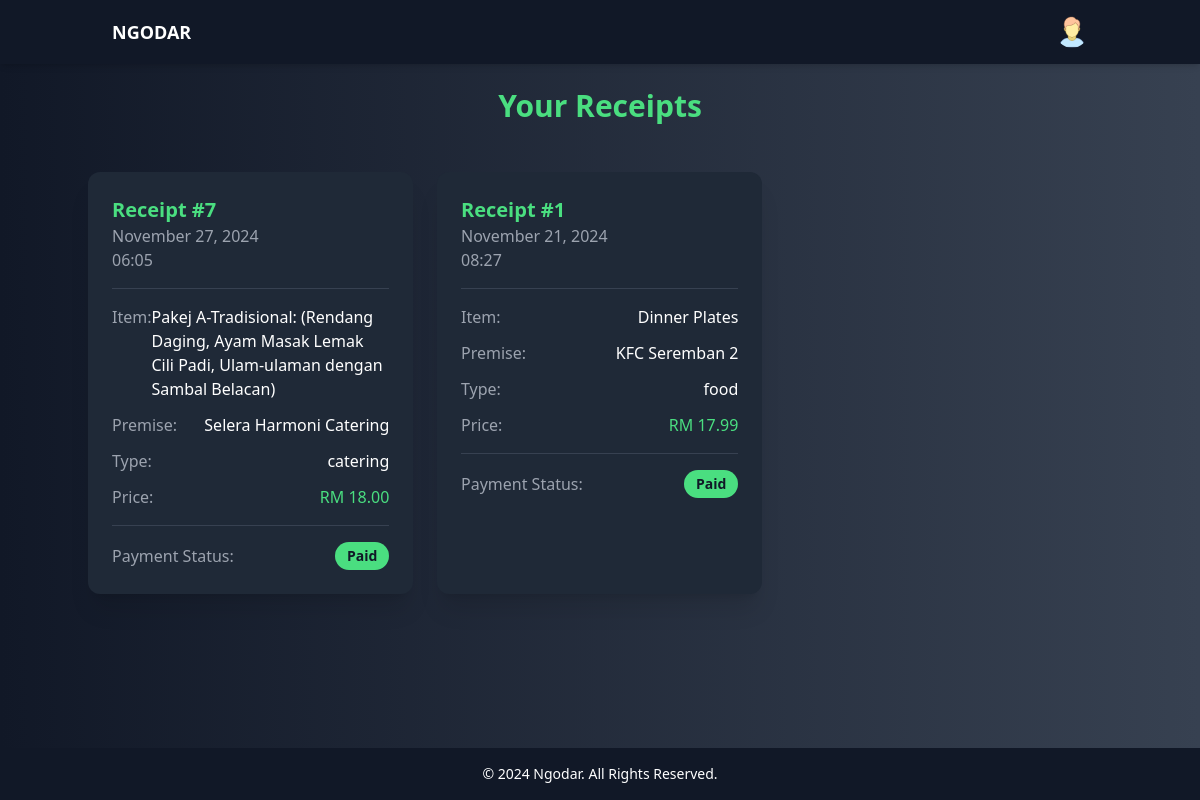
/user-home/receipt/ (signed in), run on the app's committed database.
### ngodars/models.py (models this page shows, shortened)
class BOOKING(models.Model):
    PAY = [
        ('not pay', 'Not Pay'),
        ('paid', 'Paid'),
    ]
    bookingID = models.AutoField(primary_key=True)
    payment = models.TextField(choices=PAY, default='not pay')
    datetime = models.DateTimeField(default=None)
    userID = models.ForeignKey(USER, on_delete=models.CASCADE, default=None)
    itemID = models.ForeignKey(ITEM, on_delete=models.CASCADE, default=None)

class ITEM(models.Model):
    def validate_image(image):
        if image.size > 5 * 1024 * 1024:  # Limit to 2 MB
            raise ValidationError("Image file too large ( > 5MB )")
        if not image.name.endswith(('.png', '.jpg', '.jpeg')):
            raise ValidationError("Unsupported file extension. Only .png, .jpg, and .jpeg are allowed.")
    itemID = models.AutoField(primary_key=True)
    itemname = models.TextField(default=None)
    price = models.DecimalField(max_digits=10, decimal_places=2, default=0.00)
    itemimage = models.ImageField(upload_to='item_images/', validators=[validate_image], default=None)
    premiseID = models.ForeignKey(PREMISE, on_delete=models.CASCADE, default=None)

class PREMISE(models.Model):
    PREMISE = [
        {'hall','Hall'},
        {'catering', 'Catering'},
        {'food','Food'},
    ]
    def validate_image(image):
        if image.size > 5 * 1024 * 1024:  # Limit to 2 MB
            raise ValidationError("Image file too large ( > 5MB )")
        if not image.name.endswith(('.png', '.jpg', '.jpeg')):
            raise ValidationError("Unsupported file extension. Only .png, .jpg, and .jpeg are allowed.")
    premiseID = models.AutoField(primary_key=True)
    premisename = models.TextField()
    premisetype = models.TextField(choices=PREMISE,default=None)
    premiseimage = models.ImageField(upload_to='premise_images/', validators=[validate_image], default=None)
    statearea = models.TextField(default=None)
    poscode = models.TextField(default=None)
    unit = models.TextField(default=None)
    streetname = models.TextField(default=None)
    merchantID = models.ForeignKey(MERCHANT, on_delete=models.CASCADE, default=None)

### ngodars/views.py (the view, shortened to what this page needs)
# urls.py: path('user-home/receipt/', views.receipt, name='receipt'),
def receipt(request):
    user_id = request.session.get('user_id')
    if not request.session.get('user_type') == 'user':
        request.session.flush()
        messages.error(request, "You do not have permission to view this page. Please login again")
        return redirect('login')
    bookings = BOOKING.objects.filter(userID=user_id).order_by('-datetime')
    if MERCHANT.objects.filter(userID=user_id):
        ismerchant = 'yes'
        context = {
        'bookings': bookings,
            'user_id': user_id,
            'ismerchant': ismerchant,
    }
        return render(request, 'user/receipt.html', context)

### ngodars/templates/user/receipt.html (shortened to what this page needs)
{% load static %}
<!DOCTYPE html>
<html lang="en">
<head>
    <script src="https://cdn.tailwindcss.com"></script>
</head>
<body class="bg-gradient-to-r from-gray-900 to-gray-700 text-white flex flex-col h-full">
    <header class="sticky top-0 z-50 bg-gray-900 shadow-md">
        <div class="container mx-auto flex justify-between items-center py-4 px-6">
            <a href="{% url 'user_home' %}"><h1 class="text-lg font-bold uppercase">Ngodar</h1></a>
            <nav class="flex space-x-6 items-center relative">
                <div class="relative">
                    <img src="{% static 'images/user.png' %}" alt="User Icon"
                         class="h-8 w-8 rounded-full cursor-pointer" id="user-icon">
                </div>
            </nav>
        </div>
    </header>
    <div class="flex-grow flex flex-col">
        <div class="container mx-auto px-4 py-6">
            <h1 class="text-3xl font-bold text-center text-green-400 mb-6 animate-on-scroll">Your Receipts</h1>
        </div>
        <div class="flex-grow overflow-auto custom-scrollbar px-4 pb-6">
            <div class="container mx-auto">
                <div class="grid gap-6 md:grid-cols-2 lg:grid-cols-3">
                    {% for booking in bookings %}
                    {% if booking.payment == 'paid' and booking.userID.userID == user_id %}
                    <div class="bg-gray-800 rounded-xl shadow-xl p-6 animate-on-scroll">
                        <div class="border-b border-gray-700 pb-4 mb-4">
                            <h2 class="text-xl font-semibold text-green-400">Receipt #{{ booking.bookingID }}</h2>
                            <p class="text-gray-400">{{ booking.datetime|date:"F d, Y" }}</p>
                            <p class="text-gray-400">{{ booking.datetime|time:"H:i" }}</p>
                        </div>
                        <div class="space-y-3">
                            <div class="flex justify-between">
                                <span class="text-gray-400">Item:</span>
                                <span class="font-medium">{{ booking.itemID.itemname }}</span>
                            </div>
                            <div class="flex justify-between">
                                <span class="text-gray-400">Premise:</span>
                                <span class="font-medium">{{ booking.itemID.premiseID.premisename }}</span>
                            </div>
                            <div class="flex justify-between">
                                <span class="text-gray-400">Type:</span>
                                <span class="font-medium">{{ booking.itemID.premiseID.premisetype }}</span>
                            </div>
                            <div class="flex justify-between">
                                <span class="text-gray-400">Price:</span>
                                <span class="font-medium text-green-400">RM {{ booking.itemID.price }}</span>
                            </div>
                        </div>
                        <div class="mt-4 pt-4 border-t border-gray-700">
                            <div class="flex justify-between items-center">
                                <span class="text-gray-400">Payment Status:</span>
                                <span class="px-3 py-1 bg-green-400 text-gray-900 rounded-full text-sm font-semibold">
                                    {{ booking.payment|title }}
                                </span>
                            </div>
                        </div>
                    </div>
                    {% endif %}
                    {% empty %}
                    <div class="col-span-full text-center py-8">
                        <p class="text-gray-400 text-lg animate-on-scroll">No receipts found.</p>
                    </div>
                    {% endfor %}
                </div>
            </div>
        </div>
    </div>
    <footer class="bg-gray-900 text-center py-4 mt-auto">
        <p class="text-sm">&copy; 2024 Ngodar. All Rights Reserved.</p>
    </footer>
</body>
</html>

### ngodars/templates/user/receipt.html (style rules this page uses)
.animate-on-scroll { opacity: 0; transform: translateY(20px) scale(0.9); }
.animate-visible { animation: popup 0.7s ease-out forwards; }
html, body { height: 100%; margin: 0; }

### data on the page
BOOKING: bookingID "7", datetime "November 27, 2024", datetime "06:05", itemID.itemname "Pakej A-Tradisional: (Rendang Daging, Ayam Masak Lemak Cili Padi, Ulam-ulaman dengan Sambal Belacan)", itemID.premiseID.premisename "Selera Harmoni Catering", itemID.premiseID.premisetype "catering", itemID.price "18.00", payment "Paid"
BOOKING: bookingID "1", datetime "November 21, 2024", datetime "08:27", itemID.itemname "Dinner Plates", itemID.premiseID.premisename "KFC Seremban 2", itemID.premiseID.premisetype "food", itemID.price "17.99", payment "Paid"
